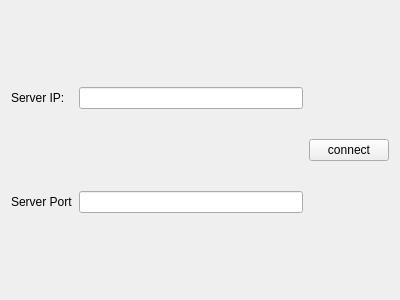
<?xml version="1.0" encoding="UTF-8"?>
<ui version="4.0">
 <class>ClientWidget</class>
 <widget class="QWidget" name="ClientWidget">
  <property name="geometry">
   <rect>
    <x>0</x>
    <y>0</y>
    <width>400</width>
    <height>300</height>
   </rect>
  </property>
  <property name="windowTitle">
   <string>Form</string>
  </property>
  <layout class="QGridLayout" name="gridLayout">
   <item row="0" column="0">
    <widget class="QLabel" name="label">
     <property name="text">
      <string>Server IP:</string>
     </property>
    </widget>
   </item>
   <item row="0" column="1">
    <widget class="QLineEdit" name="IPEdit"/>
   </item>
   <item row="1" column="0">
    <widget class="QLabel" name="label_2">
     <property name="text">
      <string>Server Port</string>
     </property>
    </widget>
   </item>
   <item row="1" column="1">
    <widget class="QLineEdit" name="portEdit"/>
   </item>
   <item row="0" column="2" rowspan="2">
    <widget class="QPushButton" name="connectButton">
     <property name="text">
      <string>connect</string>
     </property>
    </widget>
   </item>
  </layout>
 </widget>
 <resources/>
 <connections/>
</ui>
